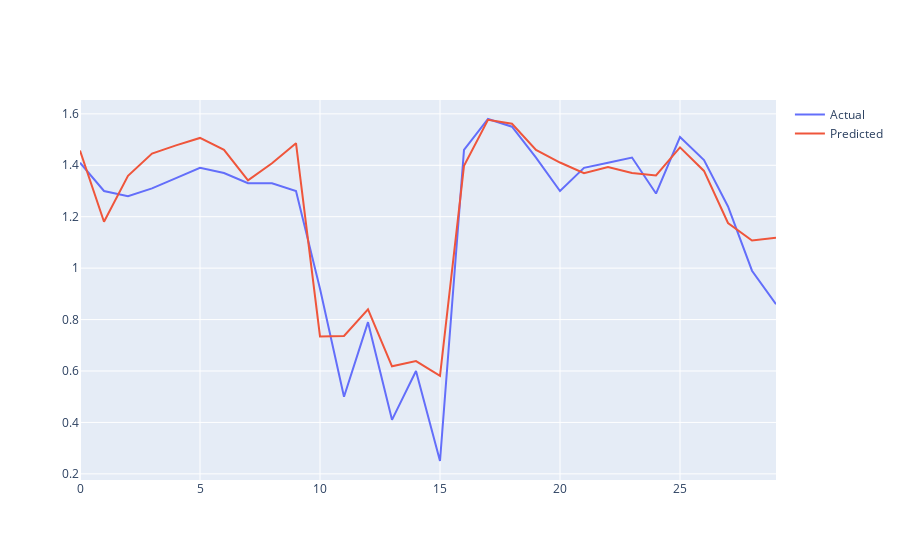
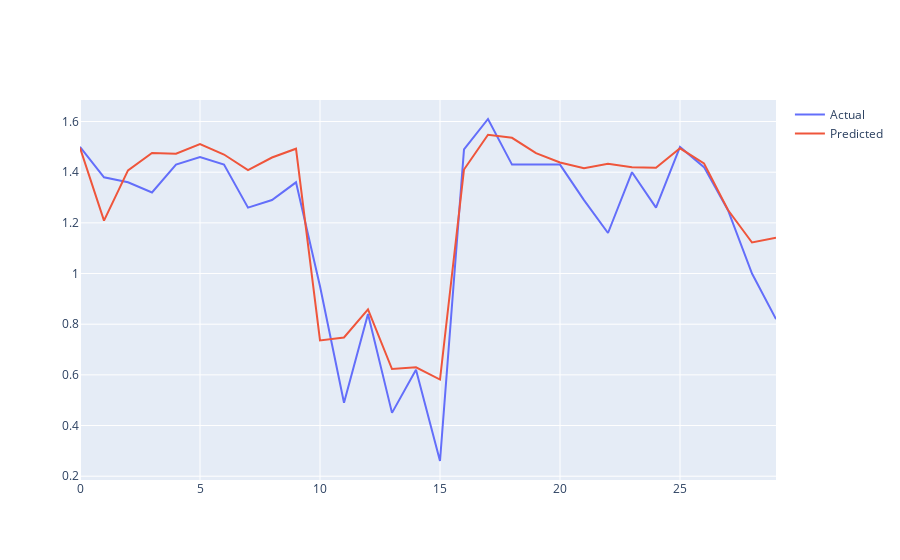
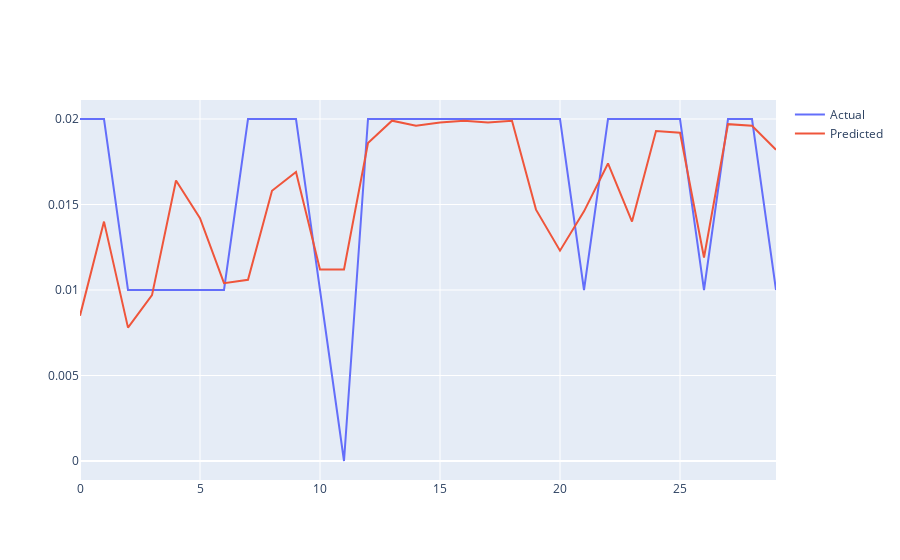
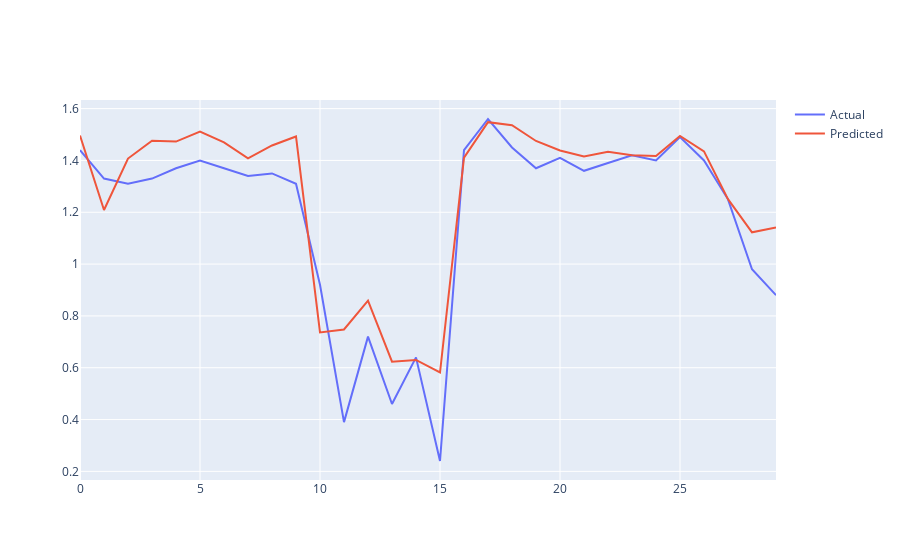

The code cell stored with these charts, in order, in its notebook:
### Code cell
for station in test_df["Station"].unique():
    station_test_df = test_df[test_df["Station"] == station]
    station_y_test = station_test_df["Actual Generation(Mu)"]
    station_y_pred = RFR.predict(station_test_df.drop(columns=["Actual Generation(Mu)", "Station"]))
    
    mse = mean_squared_error(station_y_test, station_y_pred)
    mae = mean_absolute_error(station_y_test, station_y_pred)
    r2 = r2_score(station_y_test, station_y_pred)
    
    print(f"{station} - MSE: {mse}, MAE: {mae}, R^2: {r2}")
    fig = go.Figure()
    fig.add_trace(go.Scatter(y=station_y_test, mode='lines', name='Actual'))
    fig.add_trace(go.Scatter(y=station_y_pred, mode='lines', name='Predicted'))
    fig.show()

### Figure 1 — Plotly figure (JSON) as saved in the notebook; plotly's stock layout.template omitted (floating-point values rounded to 4 significant figures)
{"data": [{"mode": "lines", "name": "Actual", "type": "scatter", "y": [1.41, 1.3, 1.28, 1.31, 1.35, 1.39, 1.37, 1.33, 1.33, 1.3, 0.92, 0.5, 0.79, 0.41, 0.6, 0.25, 1.46, 1.58, 1.55, 1.43, 1.3, 1.39, 1.41, 1.43, 1.29, 1.51, 1.42, 1.24, 0.99, 0.86]}, {"mode": "lines", "name": "Predicted", "type": "scatter", "y": [1.457, 1.18, 1.359, 1.446, 1.477, 1.506, 1.46, 1.341, 1.408, 1.486, 0.7346, 0.7359, 0.8393, 0.6184, 0.6385, 0.5815, 1.398, 1.577, 1.561, 1.46, 1.411, 1.369, 1.394, 1.37, 1.361, 1.47, 1.378, 1.175, 1.108, 1.118]}], "layout": {}}

### Figure 2 — Plotly figure (JSON) as saved in the notebook; plotly's stock layout.template omitted (floating-point values rounded to 4 significant figures)
{"data": [{"mode": "lines", "name": "Actual", "type": "scatter", "y": [1.5, 1.38, 1.36, 1.32, 1.43, 1.46, 1.43, 1.26, 1.29, 1.36, 0.95, 0.49, 0.84, 0.45, 0.62, 0.26, 1.49, 1.61, 1.43, 1.43, 1.43, 1.29, 1.16, 1.4, 1.26, 1.5, 1.42, 1.25, 1.0, 0.82]}, {"mode": "lines", "name": "Predicted", "type": "scatter", "y": [1.496, 1.209, 1.407, 1.476, 1.473, 1.511, 1.47, 1.408, 1.458, 1.493, 0.7361, 0.7476, 0.8586, 0.6232, 0.63, 0.5816, 1.411, 1.548, 1.536, 1.475, 1.438, 1.416, 1.433, 1.42, 1.417, 1.494, 1.435, 1.251, 1.123, 1.141]}], "layout": {}}

### Figure 3 — Plotly figure (JSON) as saved in the notebook; plotly's stock layout.template omitted (floating-point values rounded to 4 significant figures)
{"data": [{"mode": "lines", "name": "Actual", "type": "scatter", "y": [0.02, 0.02, 0.01, 0.01, 0.01, 0.01, 0.01, 0.02, 0.02, 0.02, 0.01, 0.0, 0.02, 0.02, 0.02, 0.02, 0.02, 0.02, 0.02, 0.02, 0.02, 0.01, 0.02, 0.02, 0.02, 0.02, 0.01, 0.02, 0.02, 0.01]}, {"mode": "lines", "name": "Predicted", "type": "scatter", "y": [0.0085, 0.014, 0.0078, 0.0097, 0.0164, 0.0142, 0.0104, 0.0106, 0.0158, 0.0169, 0.0112, 0.0112, 0.0186, 0.0199, 0.0196, 0.0198, 0.0199, 0.0198, 0.0199, 0.0147, 0.0123, 0.0146, 0.0174, 0.014, 0.0193, 0.0192, 0.0119, 0.0197, 0.0196, 0.0182]}], "layout": {}}

### Figure 4 — Plotly figure (JSON) as saved in the notebook; plotly's stock layout.template omitted (floating-point values rounded to 4 significant figures)
{"data": [{"mode": "lines", "name": "Actual", "type": "scatter", "y": [1.44, 1.33, 1.31, 1.33, 1.37, 1.4, 1.37, 1.34, 1.35, 1.31, 0.92, 0.39, 0.72, 0.46, 0.64, 0.24, 1.44, 1.56, 1.45, 1.37, 1.41, 1.36, 1.39, 1.42, 1.4, 1.49, 1.4, 1.25, 0.98, 0.88]}, {"mode": "lines", "name": "Predicted", "type": "scatter", "y": [1.496, 1.209, 1.407, 1.476, 1.473, 1.511, 1.47, 1.408, 1.458, 1.493, 0.7361, 0.7476, 0.8586, 0.6232, 0.63, 0.5816, 1.411, 1.548, 1.536, 1.475, 1.438, 1.416, 1.433, 1.42, 1.417, 1.494, 1.435, 1.251, 1.123, 1.141]}], "layout": {}}
